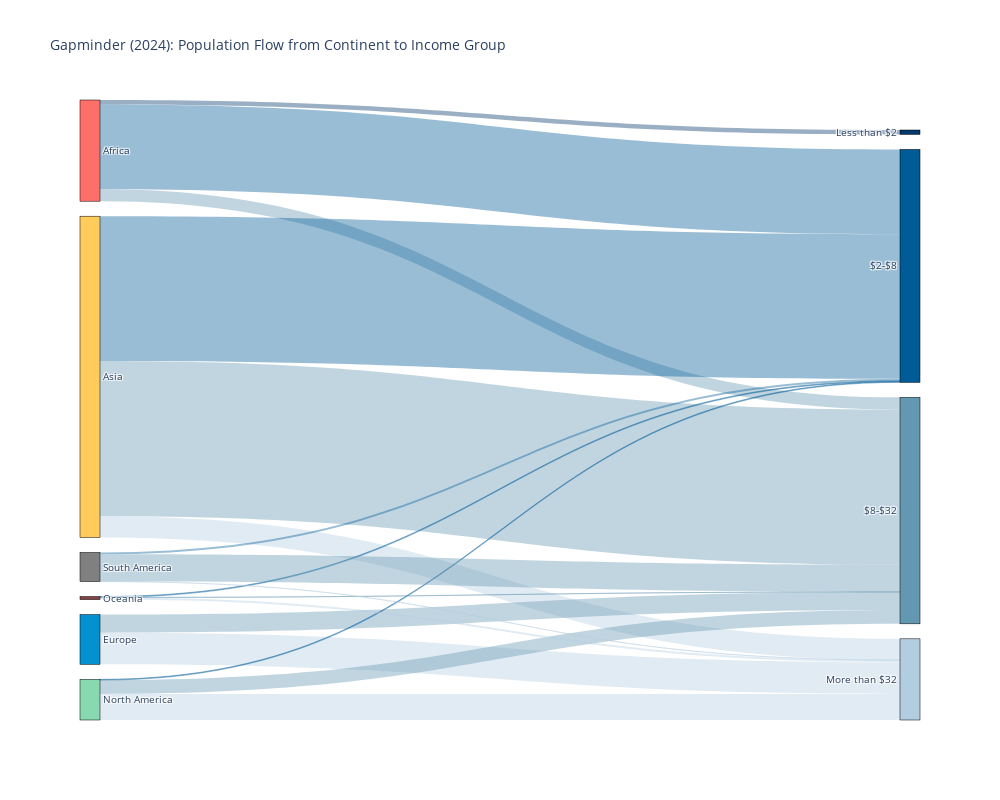

The code cell stored with this chart in its notebook:
### Markdown cell above
### 2.3 Interactive Figures `plotly`

### Code cell
import pandas as pd
import plotly.graph_objects as go
import plotly.express as px

# Helper function to convert hex color to rgba string with given alpha
def hex_to_rgba(hex_color, alpha=1.0):
    hex_color = hex_color.lstrip('#')
    # Extract red, green, blue values and convert them to integers
    r, g, b = tuple(int(hex_color[i:i+2], 16) for i in (0, 2, 4))
    return f"rgba({r},{g},{b},{alpha})"

# Load the Gapminder dataset (update file path if needed)
df = pd.read_csv('Gapminder.csv')

# Filter the data to a single year (2024)
df_2024 = df[df.year == 2024]

# Create an income group based on daily income
bins = [0, 2, 8, 32, df_2024['daily_income'].max()]
labels = ['Less than $2', '$2-$8', '$8-$32', 'More than $32']
df_2024['income_group'] = pd.cut(df_2024['daily_income'], bins=bins, labels=labels)

# Aggregate data: total population by continent and income group
agg = df_2024.groupby(['continent', 'income_group'], as_index=False, observed=True)['population'].sum()

# Build a list of unique nodes: first continents, then income groups
continents = list(agg['continent'].unique())
income_groups = list(agg['income_group'].unique())
nodes = continents + income_groups

# Create a mapping from node name to index
node_indices = {node: i for i, node in enumerate(nodes)}

# Define custom colors for continents and income groups
continent_colors = {
    "Asia": "#ffcc5c",         # orange
    "Europe": "#0392cf",       # blue
    "Africa": "#ff6f69",       # red
    "North America": "#88d8b0",# green
    "South America": "grey",   # grey
    "Oceania": "#854442"       # brown
}

income_group_colors = {
    'Less than $2': "#03396c",            # darker
    '$2-$8': "#005b96",
    '$8-$32': "#6497b1",
    'More than $32': "#b3cde0"            # brighter
}

# Build the node color list: continents first then income groups
node_colors = []
for node in nodes:
    if node in continent_colors:
        node_colors.append(continent_colors[node])
    elif node in income_group_colors:
        node_colors.append(income_group_colors[node])
    else:
        node_colors.append("gray")  # fallback

# Create the sankey links: sources are continents, targets are income groups,
# and values are total populations.
source = []
target = []
value = []
link_colors = []  # We'll assign each link the color of the target income group (with transparency)
for _, row in agg.iterrows():
    source.append(node_indices[row['continent']])
    target.append(node_indices[row['income_group']])
    value.append(row['population'])
    # Get the base hex color for the income group and convert to a more transparent version (alpha=0.4)
    base_color = income_group_colors[row['income_group']]
    link_colors.append(hex_to_rgba(base_color, alpha=0.4))

# Create the interactive Sankey diagram using Plotly
fig = go.Figure(data=[go.Sankey(
    node=dict(
        pad=15,
        thickness=20,
        line=dict(color="black", width=0.5),
        label=nodes,
        color=node_colors  # Use custom node colors
    ),
    link=dict(
        source=source,
        target=target,
        value=value,
        color=link_colors  # Each link gets the corresponding income group color with transparency
    )
)])

fig.update_layout(
    width=1000,   # set the width in pixels
    height=800,   # set the height in pixels
    title_text="Gapminder (2024): Population Flow from Continent to Income Group",
    font_size=10
)

fig.show()

### Figure 1 — Plotly figure (JSON) as saved in the notebook; plotly's stock layout.template omitted (floating-point values rounded to 4 significant figures)
{"data": [{"link": {"color": ["rgba(3,57,108,0.4)", "rgba(0,91,150,0.4)", "rgba(100,151,177,0.4)", "rgba(0,91,150,0.4)", "rgba(100,151,177,0.4)", "rgba(179,205,224,0.4)", "rgba(100,151,177,0.4)", "rgba(179,205,224,0.4)", "rgba(0,91,150,0.4)", "rgba(100,151,177,0.4)", "rgba(179,205,224,0.4)", "rgba(0,91,150,0.4)", "rgba(100,151,177,0.4)", "rgba(179,205,224,0.4)", "rgba(0,91,150,0.4)", "rgba(100,151,177,0.4)", "rgba(179,205,224,0.4)"], "source": [0, 0, 0, 1, 1, 1, 2, 2, 3, 3, 3, 4, 4, 4, 5, 5, 5], "target": [6, 7, 8, 7, 8, 9, 8, 9, 7, 8, 9, 7, 8, 9, 7, 8, 9], "value": [65600000, 1267553000, 180485000, 2163960000, 2323380000, 317463000, 269988000, 474290100, 11800000, 206643800, 389621000, 12924000, 398750, 31910000, 28400000, 406054000, 831000]}, "node": {"color": ["#ff6f69", "#ffcc5c", "#0392cf", "#88d8b0", "#854442", "grey", "#03396c", "#005b96", "#6497b1", "#b3cde0"], "label": ["Africa", "Asia", "Europe", "North America", "Oceania", "South America", "Less than $2", "$2-$8", "$8-$32", "More than $32"], "line": {"color": "black", "width": 0.5}, "pad": 15, "thickness": 20}, "type": "sankey"}], "layout": {"font": {"size": 10}, "height": 800, "title": {"text": "Gapminder (2024): Population Flow from Continent to Income Group"}, "width": 1000}}
